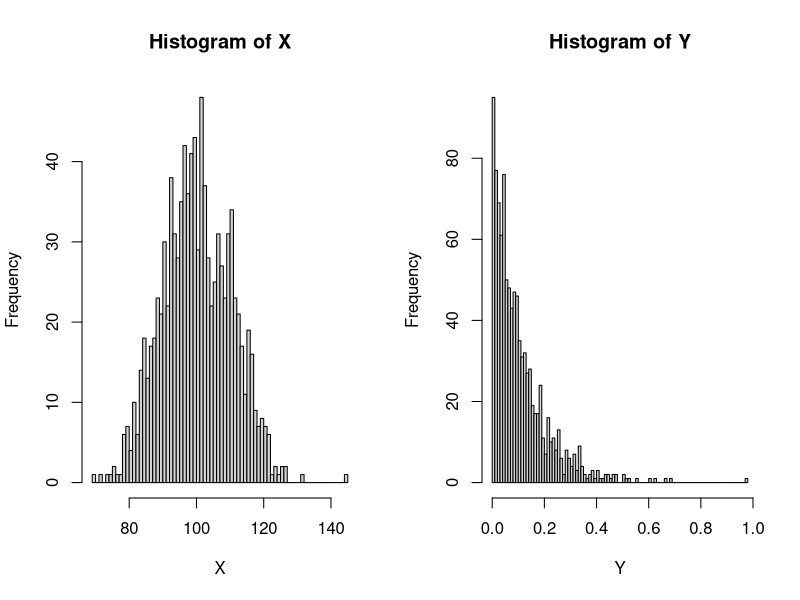

Generate this figure with R:
## ---- chunk 1
knitr::opts_chunk$set(echo = TRUE)
## ---- chunk 2
X <- rnorm(1000,100,10)
Y <- rexp(1000,10)
## ---- chunk 3
par(mfrow=c(1,2))
hist(X,breaks=100)
hist(Y,breaks=100)
par(mfrow=c(1,1))
## ---- chunk 4
shapiro.test(X)
## ---- chunk 5
shapiro.test(Y)
## ---- chunk 6
library(nortest)
